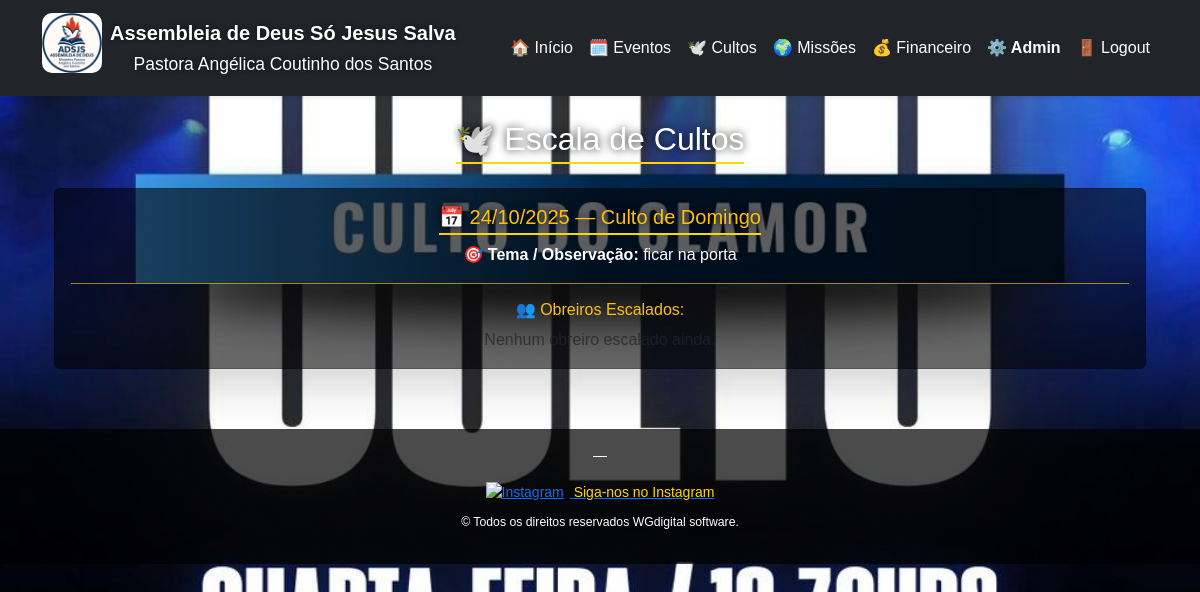
/cultos/ (signed in), run on an earlier commit of the app's database.
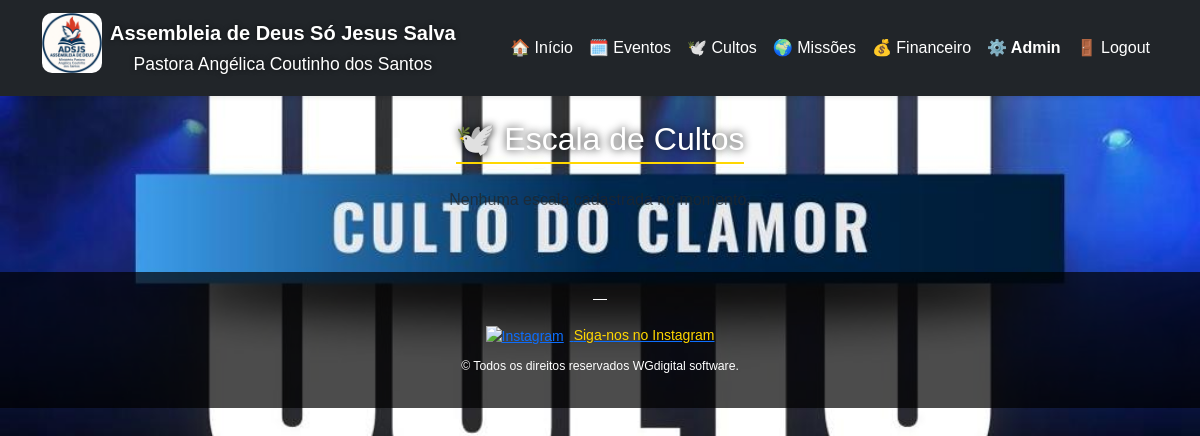
And on a later commit of the database.
### core/models.py (models this page shows, shortened)
class ConfigPortal(models.Model):
    nome_igreja = models.CharField(
        "Nome da Igreja",
        max_length=150,
        default="Assembleia de Deus Só Jesus Salva",
    )
    pastor = models.CharField(
        "Pastor Responsável",
        max_length=100,
        blank=True,
        null=True,
        default="Pastora Angélica Coutinho dos Santos",
    )
    mensagem_boas_vindas = models.TextField(
        "Mensagem de boas-vindas",
        blank=True,
        null=True,
        help_text="Texto exibido na página inicial do portal.",
    )
    logo = models.ImageField(
        "Logo da Igreja",
        upload_to="config/",
        blank=True,
        null=True,
    )
    plano_fundo = models.ImageField(
        "Plano de Fundo",
        upload_to="config/",
        blank=True,
        null=True,
        help_text="Imagem usada como plano de fundo do site.",
    )
    atualizado_em = models.DateTimeField("Última atualização", auto_now=True)
    class Meta:
        verbose_name = "Configuração do Portal"
        verbose_name_plural = "Configurações do Portal"

class EscalaServico(models.Model):
    culto = models.CharField("Culto", max_length=100, default="Culto de Domingo")
    data = models.DateField("Data do Culto", default=timezone.now)
    tarefa = models.CharField("Função / Tarefa", max_length=150, blank=True, null=True)
    local = models.CharField("Local do Culto", max_length=150, blank=True, null=True)
    obreiros = models.ManyToManyField(Obreiro, verbose_name="Obreiros Escalados", blank=True)
    observacoes = models.TextField("Observações", blank=True, null=True)
    class Meta:
        verbose_name = "Escala de Culto"
        verbose_name_plural = "Escala de Cultos"
        ordering = ["-data"]

### core/views.py (the view)
# urls.py: path("cultos/", views.cultos, name="cultos"),
@login_required
def cultos(request):
    escalas = EscalaServico.objects.prefetch_related("obreiros").all().order_by("-data")
    return render(request, "core/escala_obreiro.html", {"escalas": escalas})

### core/context_processors.py (called while the page is built)
def config(request):
    try:
        return {'config': ConfigPortal.objects.first()}
    except:
        return {'config': None}

### core/templates/core/escala_obreiro.html (shortened to what this page needs)
{% extends "core/base.html" %}
{% block content %}
<div class="container mt-4">
  <h2 class="text-center mb-4">🕊️ Escala de Cultos</h2>
  {% if escalas %}
  {% for escala in escalas %}
  <div class="card shadow-lg mb-4" style="background: rgba(0, 0, 0, 0.6); color: #fff;">
    <div class="card-body">
      <h5 class="card-title text-warning">
        📅 {{ escala.data|date:"d/m/Y" }} — {{ escala.culto }}
      </h5>
      {% if escala.tarefa %}
      <p><strong>🎯 Tema / Observação:</strong> {{ escala.tarefa }}</p>
      {% endif %}
      <hr style="border-color: #ffd700; opacity: 0.6;">
      <h6 class="text-warning">👥 Obreiros Escalados:</h6>
      <ul class="list-unstyled mb-0">
        {% for escala_obreiro in escala.escalaobreiro_set.all %}
          <li style="margin-bottom: 6px;">
            <strong>{{ escala_obreiro.obreiro.nome }}</strong>
            {% if escala_obreiro.obreiro.cargo %}
              — {{ escala_obreiro.obreiro.cargo }}
            {% endif %}
            {% if escala_obreiro.funcao %}
              <span style="color: #ffd700;">({{ escala_obreiro.funcao }})</span>
            {% endif %}
          </li>
        {% empty %}
          <li class="text-muted">Nenhum obreiro escalado ainda.</li>
        {% endfor %}
      </ul>
    </div>
  </div>
  {% endfor %}
  {% else %}
  <p class="text-center text-muted">Nenhuma escala cadastrada no momento.</p>
  {% endif %}
</div>
{% endblock %}

### core/templates/core/base.html (shortened to what this page needs)
{% load static %}
<!DOCTYPE html>
<html lang="pt-br">
<head>
  <link href="https://cdn.jsdelivr.net/npm/bootstrap@5.3.0/dist/css/bootstrap.min.css" rel="stylesheet" />
  <link rel="stylesheet" href="{% static 'css/style.css' %}">
</head>
<body
  {% if config and config.plano_fundo %}
    style="background-image: url('{{ config.plano_fundo.url }}');
           background-repeat: no-repeat;
           background-position: center;
           background-size: cover;"
  {% endif %}
>
<header class="navbar navbar-expand-lg navbar-dark bg-dark shadow-sm">
  <div class="container">
    <a class="navbar-brand d-flex align-items-center" href="{% url 'index' %}">
      {% if config and config.logo %}
        <img src="{{ config.logo.url }}" alt="Logo" class="igreja-logo me-2">
      {% endif %}
      <div>
        <strong>{{ config.nome_igreja|default:"Igreja Evangélica" }}</strong><br>
        <small>{{ config.pastor|default:"Pastor(a)" }}</small>
      </div>
    </a>
    <div class="collapse navbar-collapse justify-content-end" id="navbarNav">
      <ul class="navbar-nav">
        <li class="nav-item"><a class="nav-link" href="{% url 'index' %}">🏠 Início</a></li>
        <li class="nav-item"><a class="nav-link" href="{% url 'eventos' %}">🗓️ Eventos</a></li>
        <li class="nav-item"><a class="nav-link" href="{% url 'cultos' %}">🕊️ Cultos</a></li>
        <li class="nav-item"><a class="nav-link" href="{% url 'missoes' %}">🌍 Missões</a></li>
        <li class="nav-item"><a class="nav-link" href="{% url 'financeiro' %}">💰 Financeiro</a></li>
        {% if user.is_authenticated and user.is_superuser %}
          <li class="nav-item"><a class="nav-link text-warning fw-semibold" href="/admin/">⚙️ Admin</a></li>
        {% endif %}
        {% if user.is_authenticated %}
          <li class="nav-item"><a class="nav-link" href="{% url 'logout' %}">🚪 Logout</a></li>
        {% else %}
          <li class="nav-item"><a class="nav-link" href="{% url 'login' %}">🔐 Login</a></li>
        {% endif %}
      </ul>
    </div>
  </div>
</header>
<main class="container mt-4 mb-5">
  {% block content %}{% endblock %}
</main>
<footer>
  <p>{{ igreja_nome }} — {{ pastor_nome }}<br>
  <div style="margin: 8px 0;">
    <a href="https://www.instagram.com/assdedeuscoelho" target="_blank">
      <img src="{% static 'img/instagram.png' %}"
           alt="Instagram"
           width="28"
           style="vertical-align: middle; margin-right: 6px;">
      <span style="color: #ffd700; font-weight: 500;">Siga-nos no Instagram</span>
    </a>
  </div>
  <small>© {{ now|date:"Y" }} Todos os direitos reservados WGdigital software.</small></p>
</footer>
</body>
</html>

What changed in the data, as far as the page shows it:
removed EscalaServico: data "24/10/2025", culto "Culto de Domingo", tarefa "ficar na porta"
Also different on the page:
text now shown: "Nenhuma escala cadastrada no momento."
